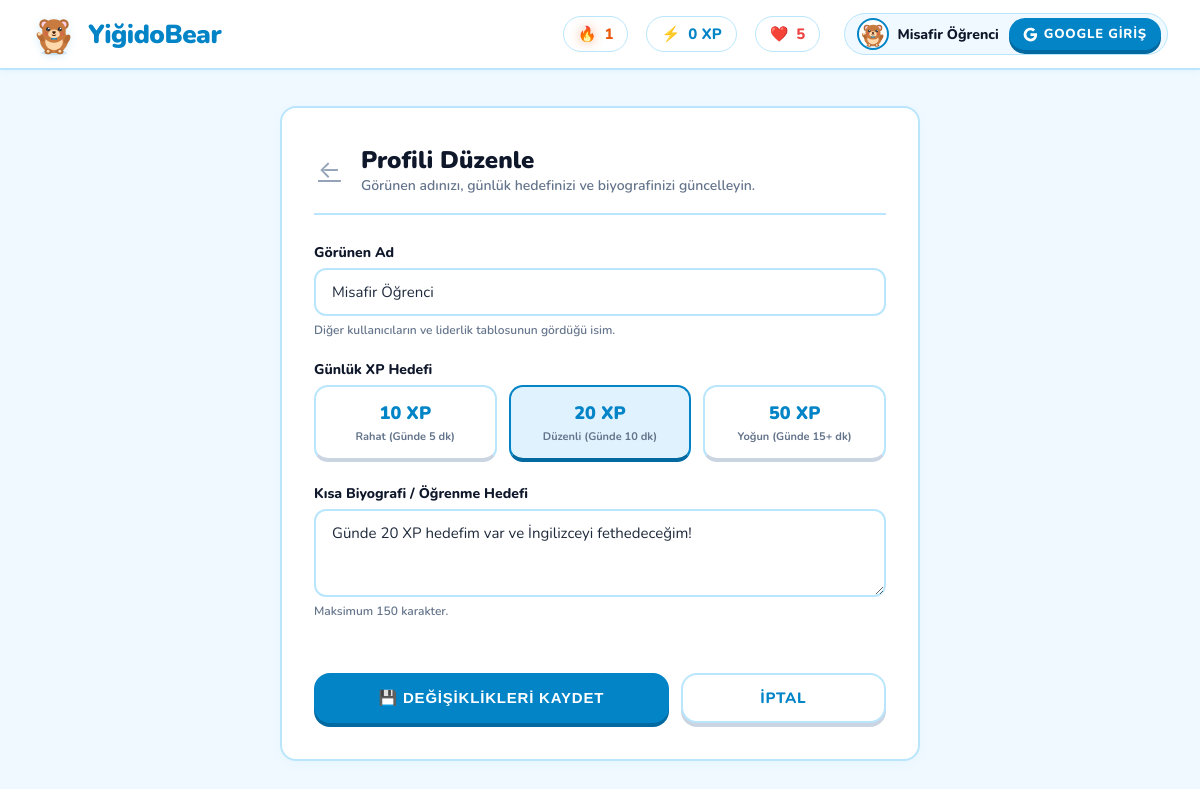
Screenshot of /profile/edit with the database file from the repository.
### tables this page shows
CREATE TABLE users (
        id INTEGER PRIMARY KEY AUTOINCREMENT,
        username TEXT UNIQUE NOT NULL,
        hearts INTEGER DEFAULT 5,
        max_hearts INTEGER DEFAULT 5,
        xp INTEGER DEFAULT 0,
        streak INTEGER DEFAULT 1,
        created_at TIMESTAMP DEFAULT CURRENT_TIMESTAMP
    , name TEXT, email TEXT, google_id TEXT, avatar TEXT, daily_goal INTEGER DEFAULT 50, bio TEXT DEFAULT "İngilizce öğrenmeyi seviyorum!", last_heart_loss_time TIMESTAMP DEFAULT NULL, is_premium INTEGER DEFAULT 0, streak_count INTEGER DEFAULT 0, last_study_date TEXT DEFAULT NULL, referral_code TEXT DEFAULT NULL, invited_count INTEGER DEFAULT 0);

### app.py (the view, shortened to what this page needs)
@app.route('/profile/edit', methods=['GET', 'POST'])
@login_required
def profile_edit():
    user = g.user
    conn = get_db_connection()
    conn.close()
    return render_template('profile_edit.html', user=user)

### app.py (called while the page is built, shortened)
def get_db_connection():
    conn = sqlite3.connect(DB_PATH)
    conn.row_factory = sqlite3.Row
    return conn

def get_or_create_default_user(conn):
    cursor = conn.cursor()
    cursor.execute('SELECT * FROM users WHERE id = 1')
    user = cursor.fetchone()
    return user

def is_guest_user(user):
    if not user:
        return True
    return bool(user['google_id'] is None or user['google_id'] == '')

def login_required(f):
    @wraps(f)
    def decorated_function(*args, **kwargs):
        if not g.user:
            session['next_url'] = request.url
            return redirect(url_for('login'))
        return f(*args, **kwargs)
    return decorated_function

### templates/profile_edit.html (shortened to what this page needs)
{% extends "base.html" %}
{% block content %}
<div class="profile-container" style="max-width: 680px;">
    <div class="side-card" style="padding: 36px 32px;">
        <div style="display: flex; align-items: center; gap: 16px; margin-bottom: 28px; border-bottom: 2px solid var(--ocean-border); padding-bottom: 18px;">
            <a href="{{ url_for('profile') }}" class="btn-exit" style="padding: 4px;" title="Geri Dön">
                ←
            </a>
            <div>
                <h1 style="font-size: 24px; font-weight: 900; color: var(--text-heading);">Profili Düzenle</h1>
                <p style="font-size: 14px; color: var(--gray-text); font-weight: 600;">Görünen adınızı, günlük hedefinizi ve biyografinizi güncelleyin.</p>
            </div>
        </div>
        <form action="{{ url_for('profile_edit') }}" method="POST" class="edit-profile-form">
            <div class="form-group">
                <label for="name" class="form-label">Görünen Ad</label>
                <input type="text" id="name" name="name" class="form-input" value="{{ user['name'] or user['username'] }}" required maxlength="40">
                <span class="form-hint">Diğer kullanıcıların ve liderlik tablosunun gördüğü isim.</span>
            </div>
            <div class="form-group">
                <label class="form-label">Günlük XP Hedefi</label>
                <div class="goal-options-grid">
                    <label class="goal-option-card">
                        <div class="goal-card-box">
                            <span class="goal-card-xp">10 XP</span>
                            <span class="goal-card-tag">Rahat (Günde 5 dk)</span>
                        </div>
                    </label>
                    <label class="goal-option-card">
                        <div class="goal-card-box">
                            <span class="goal-card-xp">20 XP</span>
                            <span class="goal-card-tag">Düzenli (Günde 10 dk)</span>
                        </div>
                    </label>
                    <label class="goal-option-card">
                        <div class="goal-card-box">
                            <span class="goal-card-xp">50 XP</span>
                            <span class="goal-card-tag">Yoğun (Günde 15+ dk)</span>
                        </div>
                    </label>
                </div>
            </div>
            <div class="form-group">
                <label for="bio" class="form-label">Kısa Biyografi / Öğrenme Hedefi</label>
                <textarea id="bio" name="bio" class="form-textarea" rows="3" maxlength="150" placeholder="Örn: Bu yıl İngilizce konuşmaya başlayacağım!">{{ user['bio'] or '' }}</textarea>
                <span class="form-hint">Maksimum 150 karakter.</span>
            </div>
            <div style="display: flex; gap: 12px; margin-top: 32px;">
                <button type="submit" class="btn-3d btn-blue" style="flex: 2;">
                    💾 Değişiklikleri Kaydet
                </button>
                <a href="{{ url_for('profile') }}" class="btn-3d btn-white" style="flex: 1;">
                    İptal
                </a>
            </div>
        </form>
    </div>
</div>
{% endblock %}

### templates/base.html (shortened to what this page needs)
<!DOCTYPE html>
<html lang="tr">
<head>
    <link rel="stylesheet" href="{{ url_for('static', filename='css/style.css') }}">
</head>
<body>
    {% block header %}
    <header class="app-header">
        <a href="{{ url_for('dashboard') if current_user else url_for('login') }}" class="brand"
            title="YiğidoBear Ana Sayfa">
            <img src="{{ url_for('static', filename='images/mascot_happy.svg') }}" alt="Ayıcık Yiğido"
                class="brand-logo-img">
            <span class="brand-name">YiğidoBear</span>
        </a>
        {% if current_user %}
        <div class="stats-bar">
            <div class="stat-item stat-streak {% if has_studied_today %}streak-active{% else %}streak-inactive{% endif %}"
                title="{% if has_studied_today %}Harika! Bugün serini korudun ({{ streak_count }} gün){% else %}Bugün henüz ders çözmedin! Serini korumak için bir ders çöz (Seri: {{ streak_count }} gün){% endif %}">
                <span class="stat-icon streak-flame {% if has_studied_today %}streak-active{% else %}streak-inactive{% endif %}">🔥</span>
                <span id="header-streak-val">{{ streak_count }}</span>
            </div>
            <div class="stat-item stat-xp" title="Kazanılan Toplam Deneyim (XP)">
                <span class="stat-icon">⚡</span>
                <span id="header-xp-val">{{ current_user['xp'] }} XP</span>
            </div>
            <div class="stat-item stat-hearts {% if is_premium %}stat-hearts-plus{% endif %}" id="header-hearts-btn"
                title="{% if is_premium %}YiğidoBear Plus: Sınırsız Can!{% else %}Kalan Canlar (Canı yenilemek için tıkla){% endif %}">
                {% if is_premium %}
                <span class="heart-icon">⚡</span>
                <span id="header-hearts-val" class="header-plus-text">∞ PLUS</span>
                {% else %}
                <span class="heart-icon">❤️</span>
                <span id="header-hearts-val">{{ current_user['hearts'] }}</span>
                {% endif %}
            </div>
            <div class="nav-user-profile">
                {% if is_guest %}
                <div class="nav-profile-link" style="cursor: default;" title="Misafir Öğrenci">
                    <img src="{{ url_for('static', filename='images/mascot_happy.svg') }}" alt="Misafir"
                        class="nav-user-avatar">
                    <span class="nav-user-name">Misafir Öğrenci</span>
                </div>
                <a href="{{ url_for('login_google') }}" class="btn-3d btn-blue"
                    style="font-size: 13px; padding: 7px 14px; text-decoration: none; display: inline-flex; align-items: center; gap: 6px;"
                    title="Tüm derslerin kilidini açmak için giriş yap">
                    <span>Google Giriş</span>
                </a>
                {% endif %}
            </div>
        </div>
        {% else %}
        <div style="display: flex; gap: 12px; align-items: center;">
            <a href="{{ url_for('login') }}" class="btn-3d btn-blue" style="font-size: 13px; padding: 9px 18px;">
                Giriş Yap
            </a>
        </div>
        {% endif %}
    </header>
    {% endblock %}
    <main class="main-body">
        {% block content %}{% endblock %}
    </main>
</body>
</html>

### rows the page displays
users: xp "0", hearts "5", name "Misafir Öğrenci", bio "Günde 20 XP hedefim var ve İngilizceyi fethedeceğim!"

### other values shown
{{ streak_count }} "1"
